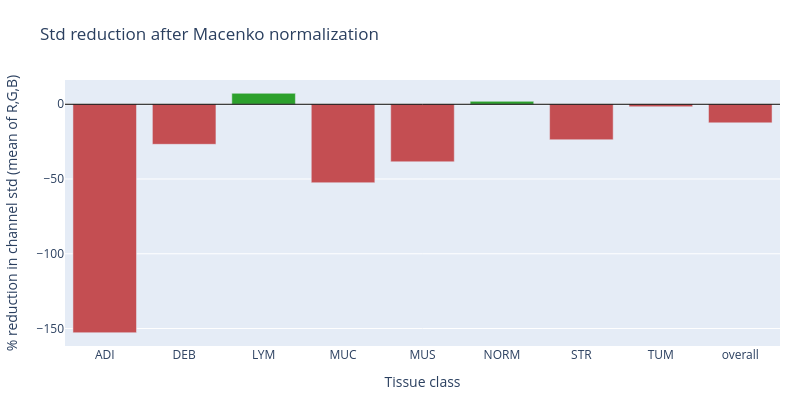

The notebook cell this image was saved under:
### Code cell
reduction=compute_variance_reduction(channel_stats, channel_stats_norm,exclude_keys=("BACK"))
fig=plot_variance_reduction(reduction)
fig.show()

### Figure 1 — Plotly figure (JSON) as saved in the notebook; plotly's stock layout.template omitted (floating-point values rounded to 4 significant figures)
{"data": [{"marker": {"color": ["#c44e52", "#c44e52", "#2ca02c", "#c44e52", "#c44e52", "#2ca02c", "#c44e52", "#c44e52", "#c44e52"]}, "type": "bar", "x": ["ADI", "DEB", "LYM", "MUC", "MUS", "NORM", "STR", "TUM", "overall"], "y": [-152.8, -26.79, 7.323, -52.49, -38.48, 1.942, -23.74, -1.64, -12.45]}], "layout": {"height": 400, "margin": {"b": 20, "l": 60, "r": 20, "t": 80}, "shapes": [{"line": {"color": "black", "width": 1}, "type": "line", "x0": 0, "x1": 1, "xref": "x domain", "y0": 0, "y1": 0, "yref": "y"}], "title": {"text": "Std reduction after Macenko normalization"}, "width": 800, "xaxis": {"title": {"text": "Tissue class"}}, "yaxis": {"title": {"text": "% reduction in channel std (mean of R,G,B)"}}}}
